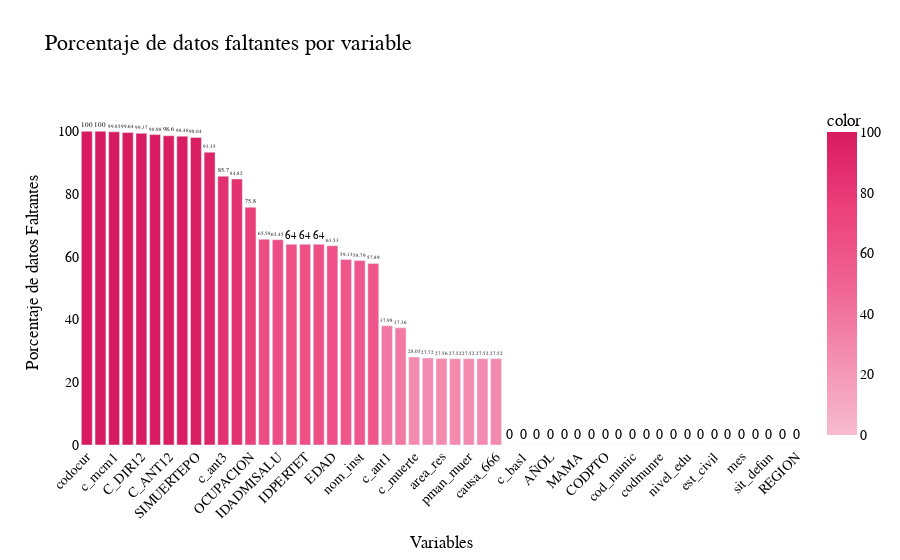

Write notebook code for a chart like this one.
### Code cell
color_scale = ["#F8BBD0", "#F48FB1", "#F06292", "#EC407A", "#D81B60"]

fig = px.bar(
    missing_percent, x = missing_percent.index, y = missing_percent.values,
    labels = {'x': 'Variables', 'y': 'Porcentaje de datos Faltantes (%)'},
    title = 'Porcentaje de datos faltantes por variable',
    color = missing_percent.values, color_continuous_scale= color_scale, text = missing_percent.values.round(2))

fig.update_layout(xaxis_title = 'Variables', yaxis_title = 'Porcentaje de datos Faltantes', title_font_size = 20, xaxis_tickangle = -45,
    plot_bgcolor = 'white', paper_bgcolor = 'white',
    font = dict(family = 'Bahnschrift', size = 14, color = 'black'),
    title_font = dict(family = 'Bahnschrift', size = 22, color = 'black'),
    yaxis = dict(range = [0, missing_percent.max() + 10]))

fig.update_traces(textposition ='outside') # Para que el porcentaje se muestre fuera de la barra

### Figure 1 — Plotly figure (JSON) as saved in the notebook; plotly's stock layout.template omitted (floating-point values rounded to 4 significant figures)
{"data": [{"alignmentgroup": "True", "hovertemplate": "index=%{x}<br>Porcentaje de datos Faltantes (%)=%{y}<br>text=%{text}<br>color=%{marker.color}<extra></extra>", "legendgroup": "", "marker": {"color": [100, 100, 99.85, 99.64, 99.37, 98.98, 98.6, 98.48, 98.04, 93.35, 85.7, 84.82, 75.8, 65.58, 65.45, 64.0, 64.0, 64.0, 63.53, 59.13, 58.79, 57.89, 37.98, 37.36, 28.05, 27.72, 27.56, 27.52, 27.52, 27.52, 27.52, 0, 0, 0, 0, 0, 0, 0, 0, 0, 0, 0, 0, 0, 0, 0, 0, 0, 0, 0, 0, 0, 0], "coloraxis": "coloraxis", "pattern": {"shape": ""}}, "name": "", "offsetgroup": "", "orientation": "v", "showlegend": false, "text": [100, 100, 99.85, 99.64, 99.37, 98.98, 98.6, 98.48, 98.04, 93.35, 85.7, 84.82, 75.8, 65.58, 65.45, 64, 64, 64, 63.53, 59.13, 58.79, 57.89, 37.98, 37.36, 28.05, 27.72, 27.56, 27.52, 27.52, 27.52, 27.52, 0, 0, 0, 0, 0, 0, 0, 0, 0, 0, 0, 0, 0, 0, 0, 0, 0, 0, 0, 0, 0, 0], "textposition": "outside", "type": "bar", "x": ["codocur", "codmunoc", "c_mcm1", "C_ANT32", "C_DIR12", "C_ANT22", "C_ANT12", "C_PAT2", "SIMUERTEPO", "man_muer", "c_ant3", "c_pat1", "OCUPACION", "IDCLASADMI", "IDADMISALU", "MUERTEPORO", "IDPERTET", "IDPROFCER", "EDAD", "cod_inst", "nom_inst", "c_ant2", "c_ant1", "codpres", "c_muerte", "c_dir1", "area_res", "asis_med", "pman_muer", "seg_social", "causa_666", "filter_$", "c_bas1", "cau_homol", "AÑOL", "llave", "MAMA", "quinquenio", "CODPTO", "COD_DPTO", "cod_munic", "cons_exp", "codmunre", "codptore", "nivel_edu", "gru_ed1", "est_civil", "sexo", "mes", "ano", "sit_defun", "a_defun", "REGION"], "xaxis": "x", "y": [100, 100, 99.85, 99.64, 99.37, 98.98, 98.6, 98.48, 98.04, 93.35, 85.7, 84.82, 75.8, 65.58, 65.45, 64.0, 64.0, 64.0, 63.53, 59.13, 58.79, 57.89, 37.98, 37.36, 28.05, 27.72, 27.56, 27.52, 27.52, 27.52, 27.52, 0, 0, 0, 0, 0, 0, 0, 0, 0, 0, 0, 0, 0, 0, 0, 0, 0, 0, 0, 0, 0, 0], "yaxis": "y"}], "layout": {"barmode": "relative", "coloraxis": {"colorbar": {"title": {"text": "color"}}, "colorscale": [[0, "#F8BBD0"], [0.25, "#F48FB1"], [0.5, "#F06292"], [0.75, "#EC407A"], [1, "#D81B60"]]}, "font": {"color": "black", "family": "Bahnschrift", "size": 14}, "legend": {"tracegroupgap": 0}, "paper_bgcolor": "white", "plot_bgcolor": "white", "title": {"font": {"color": "black", "family": "Bahnschrift", "size": 22}, "text": "Porcentaje de datos faltantes por variable"}, "xaxis": {"anchor": "y", "domain": [0, 1], "tickangle": -45, "title": {"text": "Variables"}}, "yaxis": {"anchor": "x", "domain": [0, 1], "range": [0, 110], "title": {"text": "Porcentaje de datos Faltantes"}}}}
